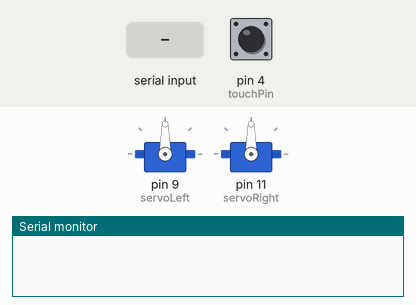
Simulated run of this sketch. Board: Arduino Uno, built with avr-gcc and run on an emulated ATmega328P. On the bench: 2 × servo, the last lines printed to the serial monitor. Inputs (shaded band) come from the test bench; at power-on: pin 4 (touchPin) LOW.

Above: at 1.2 s.
1.3 s: pin 4 (touchPin) pulled HIGH for 0.15 s
At 4.0 s:
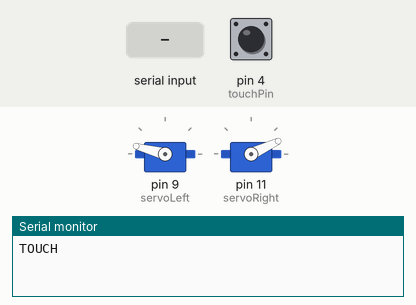
4.3 s: "4" received over Serial
At 5.7 s:
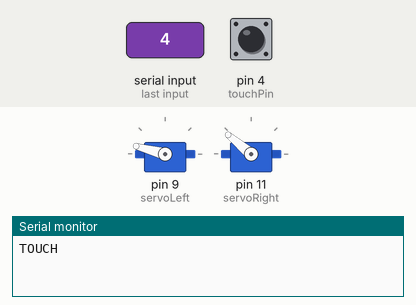
7.3 s: "5" received over Serial
10.3 s: "6" received over Serial
At 10.9 s:
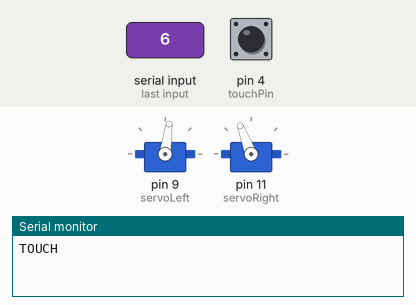
11.8 s: "0" received over Serial
At 13.0 s:
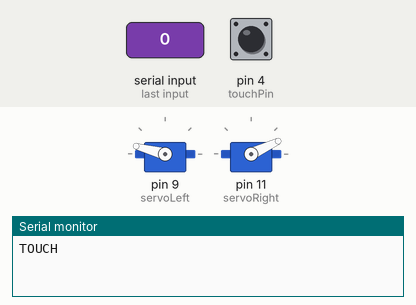
13.3 s: "1" received over Serial
At 14.3 s:
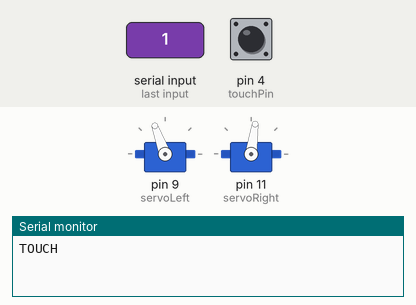
Timing chart, 0 to 15.8 s (numbered marks = the images above; inputs shaded):
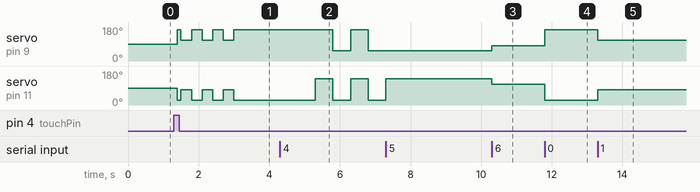

The sketch:

pakapaka_v1_ard_touch.ino
```cpp
#include <Servo.h>

const int servoLeftDefault=165;
const int servoRightDefault=25;
const int servoLeftMax=55;
const int servoRightMax=140;
const int touchPin=4;


Servo servoLeft;
Servo servoRight;
int input;
int lastTouchState=LOW;


void setup() {
  servoLeft.attach(9);   // 왼쪽 서보모터 핀
  servoRight.attach(11); // 오른쪽 서보모터 핀
  Serial.begin(9600);
}


// 고개 기본 위치
void setDefaultPosition() {
  servoLeft.write(servoLeftDefault);
  servoRight.write(servoRightDefault);
}

void nodDown45(){
  servoLeft.write(servoLeftDefault+(servoLeftMax-servoLeftDefault)*0.25);
  servoRight.write(servoRightDefault+(servoRightMax-servoRightDefault)*0.25);
}

// 고개 숙임 (90도)
void nodDown90() {
  servoLeft.write((servoLeftDefault+servoLeftMax)/2);
  servoRight.write((servoRightDefault+servoRightMax)/2);
}

void nodDown135() {
  servoLeft.write(servoLeftDefault+(servoLeftMax-servoLeftDefault)*0.75);
  servoRight.write(servoRightDefault+(servoRightMax-servoRightDefault)*0.75);
}


// 고개 숙임 (180도 수준)
void nodDown180() {
  servoLeft.write(servoLeftMax);
  servoRight.write(servoRightMax);
}

// 교정 알림: 흔들기 동작
void shakeHead() {
  for (int i = 0; i < 2; i++) {
    servoLeft.write(servoLeftDefault);
    servoRight.write(servoRightMax);
    delay(500);
    servoLeft.write(servoLeftMax);
    servoRight.write(servoRightDefault);
    delay(500);
  }
  nodDown180();
  delay(3000);
}

// 교정 완수 보상: 끄덕끄덕
void nodYes() {
  for (int i = 0; i < 3; i++) {
    servoLeft.write((servoLeftDefault+servoLeftMax)/2);
    servoRight.write((servoRightDefault+servoRightMax)/2);
    delay(300);
    servoLeft.write(servoLeftDefault);
    servoRight.write(servoRightDefault);
    delay(300);
  }
  setDefaultPosition();
  delay(2000);
}

// touch쓰고 끄덕끄덕 모션
// 일단은 nodYes를 가져다 쓰지만, 다른거 써도 됨.
void touched(){
  Serial.println("TOUCH");
  setDefaultPosition();
  delay(100);
  nodYes();
}

void loop() {

  int currentState=digitalRead(touchPin);

  if (currentState == HIGH) {
    delay(100);  // 50ms 기다린 후
    if (digitalRead(touchPin) == HIGH) {
      touched();  // 진짜 터치라고 판단
      return;
    }
  }

  if (Serial.available()) {
    input = Serial.read();


    switch (input) {
      case '0':
        setDefaultPosition();  // 기본 자세
        break;

      case '1':
        nodDown90();          // 고개 살짝 숙임, 대기
        break;

      case '2':
        nodDown180();          // 고개 많이 숙임
        break;

      case '3':
        setDefaultPosition();
        delay(100);
        nodYes();
        break;

      case '4':
        shakeHead();           // 교정 알림
        break;

      case '5': // 45도
        nodDown45();
        break;

      case '6': // 135도
        nodDown135();
        break;


      default:
        break;

    }


  }
}
```

Measured:
- after the input at 1.3 s, servo on pin 9 (servoLeft): 90° → 165° after 0.10 s, then repeats every 0.60 s: 110° 0.30 s, 165° 0.30 s, until it stays 165° from 3.0 s; servo on pin 11 (servoRight): 90° → 25° after 0.10 s, then repeats every 0.60 s: 82° 0.30 s, 25° 0.30 s, until it stays 25° from 3.0 s
- after the input at 4.3 s, servo on pin 9 (servoLeft): 165° → 55° after 1.5 s, → 165° 0.50 s later, → 55° 0.50 s later; servo on pin 11 (servoRight): alternates 140° for 0.50 s and 25° for 0.50 s, starting after 1.0 s
- after the input at 10.3 s, servo on pin 9 (servoLeft): 55° → 82° at once; servo on pin 11 (servoRight): 140° → 111° at once
- after the input at 11.8 s, servo on pin 9 (servoLeft): 82° → 165° at once; servo on pin 11 (servoRight): 111° → 25° at once
- after the input at 13.3 s, servo on pin 9 (servoLeft): 165° → 110° at once; servo on pin 11 (servoRight): 25° → 82° at once
